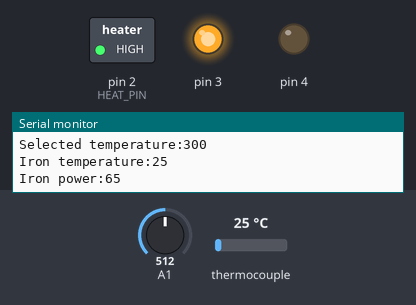
A sketch run on a simulated Arduino Uno, built with avr-gcc and run on an emulated ATmega328P. Shown: switched loads named in the sketch (green lamp = pin HIGH), output pins drawn as LEDs (lit = HIGH), the last lines printed to the serial monitor. The inputs (shaded band) are chosen by the test bench; at power-on: A1 = 512, thermocouple 25 °C.

Above: at 0.6 s.
At 3.6 s:
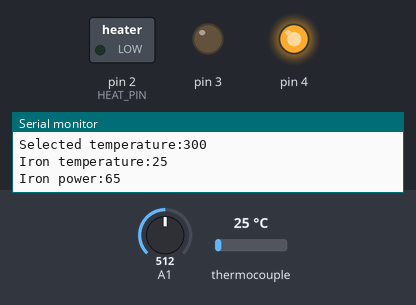
Timing chart, 0 to 4.6 s (numbered marks = the images above):
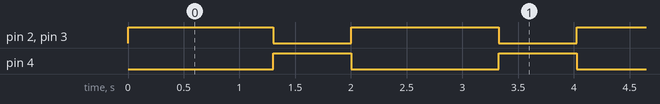

Measured:
- by itself, pin 2 (HEAT_PIN), pin 3: alternates HIGH for 1.3 s and LOW for 0.70 s
- by itself, pin 4: alternates HIGH for 0.70 s and LOW for 1.3 s

The sketch:

pAIkovacka.ino
```cpp
#include <SoftwareSerial.h>
#include <inttypes.h>

#include "DualLed.h"
#include "LoopTimer.h"
#include "Solder.h"

//pAIkovacka
//artificial inteligence soldering station
//rework of PCB for soldering sation ERS50 TESLA

const uint8_t HEAT_PIN = 2;            //discrete on/off heating
const uint8_t SET_TEMP_PIN = 1;        //analog voltage at preselected temperature on potentiometer

DualLed* heatIndicator = new DualLed(3,4);
LoopTimer* serialResponse = new LoopTimer(1000);
MAX6675* max6675 = new MAX6675(5, 6, 7); //max6675Response is 225ms take care
Solder* solder = new Solder(HEAT_PIN, SET_TEMP_PIN, *max6675);


void setup()
{
  Serial.begin(9600);
}

void loop()
{
  solder->runtime();

  if(solder->isHeating())
    heatIndicator->showBright(LED_RED);
  else
    heatIndicator->showBright(LED_GREEN);


  if(serialResponse->timer())
    dataOutput();
}

void dataOutput()
{
  Serial.print("Selected temperature:");
  Serial.println(solder->getSelectedTemperature());
  Serial.print("Iron temperature:");
  Serial.println(solder->getIronTemperature());
  Serial.print("Iron power:");
  Serial.println(solder->getPower());
}
```

DualLed.cpp
```cpp
#include <Arduino.h>
#include "DualLed.h"


DualLed::DualLed(const uint8_t red, const uint8_t green)
{
    pinMode(red, OUTPUT);
    pinMode(green, OUTPUT);
    mPinRed = red;
    mPinGreen = green;
    mBlinkLastStatus = false;
    mBlinkLastTime = millis();
    mActiveBrightType = LED_OFF;
}

void DualLed::showBright(const LedStatuses ledBrightType)
{
  switch(ledBrightType)
  {
    case LED_OFF:
      if(ledBrightType != mActiveBrightType)
      {
        digitalWrite(mPinRed, false);
        digitalWrite(mPinGreen, false);
      }
      break;
    case LED_RED:
      if(ledBrightType != mActiveBrightType)
      {
        digitalWrite(mPinRed, true);
        digitalWrite(mPinGreen, false);
      }
      break;
    case LED_GREEN:
      if(ledBrightType != mActiveBrightType)
      {
        digitalWrite(mPinRed, false);
        digitalWrite(mPinGreen, true);
      }
      break;
    case LED_GREEN_BLINK:
      digitalWrite(mPinRed, false);
      doBlink(mPinGreen, 100);
      break;
    case LED_RED_BLINK:
      digitalWrite(mPinGreen, false);
      doBlink(mPinRed, 100);
      break;
  }
}

void DualLed::doBlink(const uint8_t currentPin, const unsigned int halfOfPeriode)
{
  if(millis() > (mBlinkLastTime + halfOfPeriode))
  {
    mBlinkLastTime = millis();
    mBlinkLastStatus = !mBlinkLastStatus;
  }
  digitalWrite(currentPin, mBlinkLastStatus);
}
```

DualLed.h
```cpp
#ifndef DualLed_h
#define DualLed_h

#include <inttypes.h>

    enum LedStatuses
    {
      LED_OFF,
      LED_GREEN,
      LED_RED,
      LED_GREEN_BLINK,
      LED_RED_BLINK
    };

class DualLed;
typedef void (*dualLedEventHandler)(DualLed&);

class DualLed {
  public:
    DualLed(const uint8_t red, const uint8_t green);
    void showBright(const LedStatuses ledBrightType);

  private:
    DualLed(const DualLed& paste);
    void doBlink(const uint8_t currentPin, const unsigned int periode);
    uint8_t mPinRed;
    uint8_t mPinGreen;
    LedStatuses mCurrentBrightStatus;
    bool mBlinkLastStatus;
    unsigned long mBlinkLastTime;
    LedStatuses mActiveBrightType;
};

#endif
```

LoopTimer.cpp
```cpp
#include <Arduino.h>
#include "LoopTimer.h"

bool LoopTimer::timer()
{
  if(mFirstRun)
  {
    resetTimer();
    mFirstRun = false;
    return true;
  }
  uint32_t now = millis();
  if(now >= (mLastProceedTime + mDelay))
  {
    resetTimer();
    return true;
  }
  return false;
}

bool LoopTimer::resetTimer()
{
  mLastProceedTime = millis();
  return true;
}
```

LoopTimer.h
```cpp
#ifndef LOOPTIMER_H
#define LOOPTIMER_H

#include <inttypes.h>

/////////////////////////////////////////////////////////
/// LoopTimer
/// primitive cron timer
/////////////////////////////////////////////////////////

class LoopTimer {
  public:
    LoopTimer(const uint32_t delay) : mDelay(delay)
    {
      mFirstRun = true;
    };
    bool timer();
    bool resetTimer();

  private:
    LoopTimer(const LoopTimer& timer);
    uint32_t mLastProceedTime;
    uint32_t mDelay;
    bool mFirstRun;
};

#endif
```

Solder.cpp
```cpp
#include <Arduino.h>
#include "Solder.h"

void Solder::heatIron(const bool onOff)
{
  if(mHeatStatus != onOff) //do only difference
  {
    mHeatStatus = onOff;
    digitalWrite(mHeatPin, onOff);
  }
}

void Solder::runtime()
{
  if(lowFreqPwm(mPower))
  {
    getIronTemperature();
    getSelectedTemperature();

    if(mSelectedTemp > mIronTemp)
      ++mPower;
    else
      --mPower;

    if(mPower == 0xFF)
      mPower = 0;
    else if(mMaxPower < mPower)
      mPower = mMaxPower;

  }
}

bool Solder::lowFreqPwm(const unsigned int level)
{
  bool measure = false;
  if(mPwmTimer->timer())
  {
    ++mCyclus;
    bool heat = false;
    if(PERCENTAGE_100 < mCyclus)
    {
      mCyclus = 0;
    }
    if(mCyclus <= getLevelFromPercentage(level))
    {
      heat = true;
    }
    else if(87 == mCyclus) //with 20ms is arround 1.75s
    {
      measure = true;      //now measure temperature
    }
    heatIron(heat);
  }
  return measure;
}

bool Solder::isHeating() const
{
  return mHeatStatus;
}

uint8_t Solder::getLevelFromPercentage(const uint8_t percentage) const
{
  uint8_t level = 0;
  if(PERCENTAGE_100 < percentage)
    level = PERCENTAGE_100;
  else if(mMaxPower <= percentage)
    level = mMaxPower;
  else
    level = percentage;
  return (level);
}

int Solder::getIronTemperature()
{
  mIronTemp = mThermocouple.readCelsius();
  return mIronTemp; //TODO pass by reference 8bit only
}

int Solder::getSelectedTemperature()
{
  mSelectedTemp = (0.195503 * analogRead(mSelectPin)) + 200; // linear conversion for potentiometer from 0-1023 analog read to 200-400 degrees of celsius
  return mSelectedTemp; //TODO pass by reference 8bit only
}

uint8_t Solder::getPower() const
{
  return mPower;
}
```

Solder.h
```cpp
#ifndef SOLDER_H
#define SOLDER_H


#include <inttypes.h>
#include "max6675.h"
#include "LoopTimer.h"

/////////////////////////////////////////////////////////
/// solder
/// main class for Soldering Station pAIkovacka
/////////////////////////////////////////////////////////

class Solder {
  public:
    Solder(const uint8_t heatPin, const uint8_t selectPin, MAX6675& max6675, const uint32_t time = 20) : PERCENTAGE_100(100), mHeatPin(heatPin), mSelectPin(selectPin), mThermocouple(max6675), mTime(time), mMaxPower(65)
    {
        pinMode(mHeatPin, OUTPUT);
        mPwmTimer = new LoopTimer(mTime);
        mCyclus = 0;
        mHeatStatus = false;
        mPower = mMaxPower; //TODO when power is reset possible overheat
    };

    void runtime();
    bool lowFreqPwm(const unsigned int level);
    bool isHeating() const;
    int getIronTemperature();
    int getSelectedTemperature();
    uint8_t getPower() const;

    const uint8_t PERCENTAGE_100;

  private:
    Solder(const Solder& notPaste);
    void heatIron(const bool onOff);
    uint8_t getLevelFromPercentage(const uint8_t percentage) const;

    const uint8_t mHeatPin;
    const uint8_t mSelectPin;
    MAX6675& mThermocouple;
    uint32_t mTime;
    const uint8_t mMaxPower;
    uint8_t mPower;
    LoopTimer* mPwmTimer;
    uint8_t mCyclus;
    bool mHeatStatus;           //state of heating iron
    int mIronTemp;              //current temperature value of preselected temperature
    int mSelectedTemp;          //current temperature value at iron termocoupler
};

#endif
```
